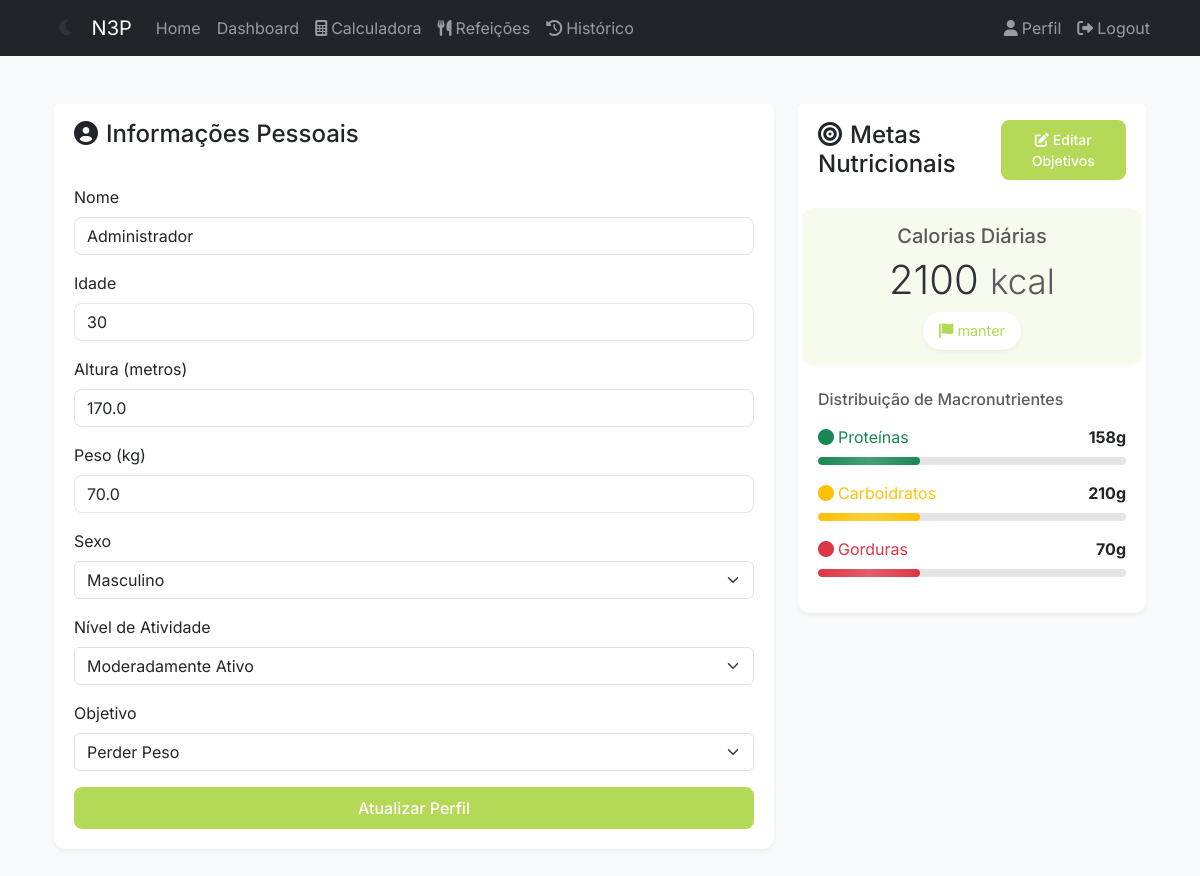
Before: /auth/profile (signed in) with the older database file.
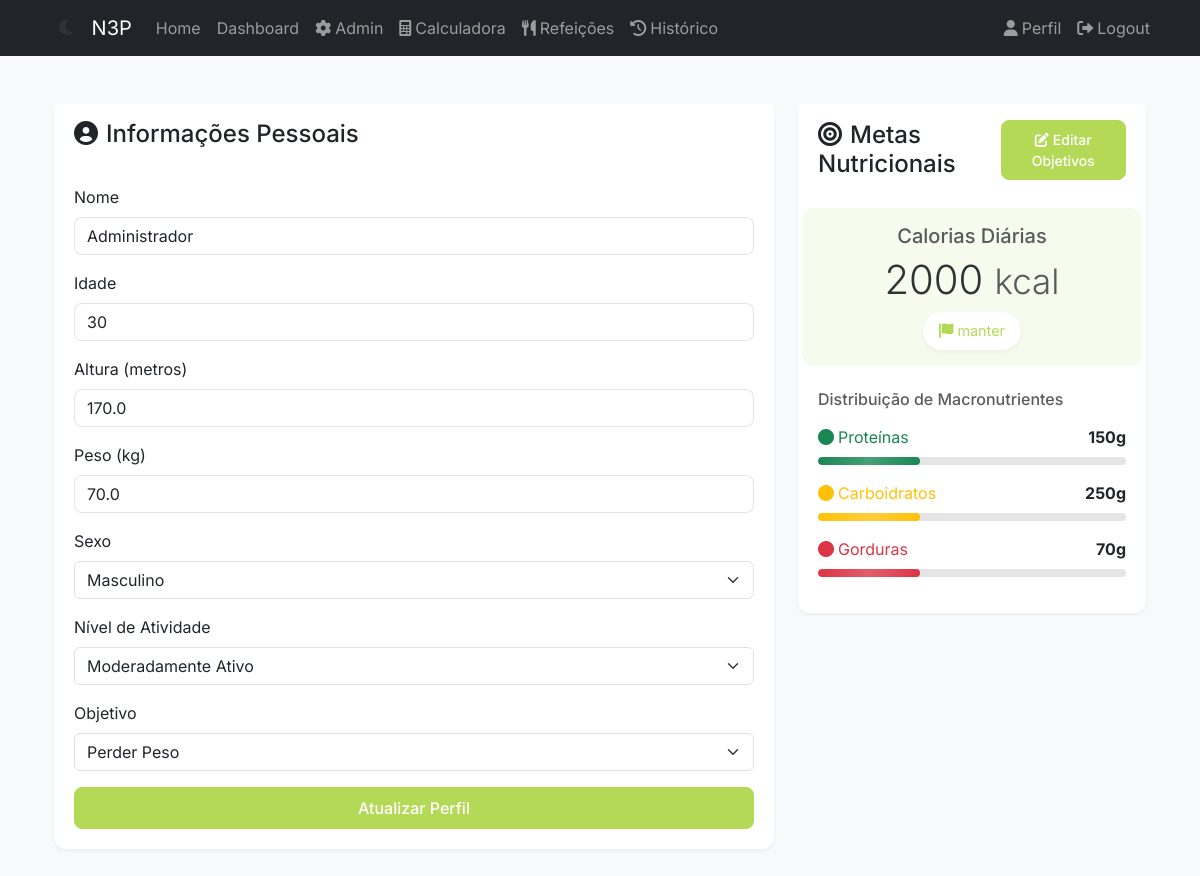
After: the same page with the newer database file.
### app/models/user.py (models this page shows, shortened)
class User(UserMixin, db.Model):
    __tablename__ = "users"
    id = db.Column(db.Integer, primary_key=True)
    username = db.Column(db.String(80), unique=True, nullable=False)
    email = db.Column(db.String(120), unique=True, nullable=False)
    password_hash = db.Column(db.String(128))
    created_at = db.Column(db.DateTime, default=datetime.utcnow)
    updated_at = db.Column(db.DateTime, default=datetime.utcnow, onupdate=datetime.utcnow)
    nome = db.Column(db.String(100), nullable=False)
    idade = db.Column(db.Integer, nullable=False)
    altura = db.Column(db.Float, nullable=False)  # altura em metros
    peso = db.Column(db.Float, nullable=False)  # peso em kg
    sexo = db.Column(
        db.String(1), nullable=False
    )  # 'M' para masculino, 'F' para feminino
    fator_atividade = db.Column(db.String(20), nullable=False)
    objetivo = db.Column(db.String(50), nullable=False)
    admin = db.Column(db.Boolean, nullable=False, default=False)
    calories_goal = db.Column(db.Float, nullable=True)
    proteins_goal = db.Column(db.Float, nullable=True)
    carbs_goal = db.Column(db.Float, nullable=True)
    fats_goal = db.Column(db.Float, nullable=True)
    diets = db.relationship("Diet", lazy=True)
    def get_objetivo_display(self):
        objetivo_names = {
            "perder_peso": "Perder Peso",
            "manter_peso": "Manter Peso",
            "ganhar_peso": "Ganhar Peso",
            "ganhar_massa": "Ganhar Massa",
        }
        return objetivo_names.get(self.objetivo, self.objetivo)

### app/blueprints/auth/routes.py (the view, shortened to what this page needs)
@bp.route("/profile", methods=["GET", "POST"])
@login_required
def profile():
    form = EditProfileForm(obj=current_user)
    user_goals = type(
        "UserGoals",
        (),
        {
            "calories": current_user.calories_goal or 0,
            "proteins": current_user.proteins_goal or 0,
            "carbs": current_user.carbs_goal or 0,
            "fats": current_user.fats_goal or 0,
        },
    )
    return render_template(
        "auth/profile.html",
        title="Editar Perfil",
        form=form,
        user_goals=user_goals,
        user=current_user,
    )

### app/forms/auth.py
class EditProfileForm(FlaskForm):
    nome = StringField("Nome", validators=[DataRequired(), Length(max=100)])
    idade = IntegerField(
        "Idade", validators=[DataRequired(), NumberRange(min=15, max=100)]
    )
    altura = FloatField(
        "Altura (metros)", validators=[DataRequired(), NumberRange(min=1.0, max=2.5)]
    )
    peso = FloatField(
        "Peso (kg)", validators=[DataRequired(), NumberRange(min=30, max=300)]
    )
    sexo = SelectField(
        "Sexo", choices=list(GENDER_CHOICES.items()), validators=[DataRequired()]
    )
    fator_atividade = SelectField(
        "Nível de Atividade",
        choices=list(ACTIVITY_DISPLAY.items()),
        validators=[DataRequired()],
    )
    objetivo = SelectField(
        "Objetivo", choices=list(OBJECTIVE_DISPLAY.items()), validators=[DataRequired()]
    )
    submit = SubmitField("Atualizar Perfil")

### app/templates/auth/profile.html (shortened to what the changed rows need)
{% extends "base.html" %} {% from "macros/forms.html" import render_form %}  {% block content %}
<div class="container py-4">
  <div class="row justify-content-center">
    <div class="col-md-8">
      <div class="card profile-card mb-4">
        <div class="card-body">
          <form
            method="POST"
            action="{{ url_for('auth.profile') }}"
            id="profileForm"
          >
            <div class="mb-3">
              {{ form.nome.label(class="form-label") }} {{
              form.nome(class="form-control") }}
            </div>
            <div class="mb-3">
              {{ form.idade.label(class="form-label") }} {{
              form.idade(class="form-control") }}
            </div>
            <div class="mb-3">
              {{ form.altura.label(class="form-label") }} {{
              form.altura(class="form-control", step="0.01", id="altura",
              pattern="[0-9]*[.,]?[0-9]*", inputmode="decimal") }}
            </div>
            <div class="mb-3">
              {{ form.peso.label(class="form-label") }} {{
              form.peso(class="form-control", step="0.1", id="peso",
              pattern="[0-9]*[.,]?[0-9]*", inputmode="decimal") }}
            </div>
            <div class="mb-3">
              {{ form.sexo.label(class="form-label") }} {{
              form.sexo(class="form-select") }}
            </div>
            <div class="mb-3">
              {{ form.fator_atividade.label(class="form-label") }} {{
              form.fator_atividade(class="form-select") }}
            </div>
            <div class="mb-3">
              {{ form.objetivo.label(class="form-label") }} {{
              form.objetivo(class="form-select") }}
            </div>
          </form>
        </div>
      </div>
    </div>
    <div class="col-md-4">
      <div class="card goals-card">
        <div class="card-body">
          <div class="calories-goal mb-4">
            <h5 class="text-muted mb-2">Calorias Diárias</h5>
            <h2 class="display-6 mb-2">
              <span>{{ user_goals.calories|int }}</span>
              <small class="text-muted">kcal</small>
            </h2>
            <div class="goal-badge">
              <i class="fas fa-flag me-1"></i>{{ user.get_objetivo_display() }}
            </div>
          </div>
          <div class="macros-distribution">
            {% for macro, label, value, color in [ ('proteins', 'Proteínas',
            user_goals.proteins, 'success'), ('carbs', 'Carboidratos',
            user_goals.carbs, 'warning'), ('fats', 'Gorduras', user_goals.fats,
            'danger') ] %}
            <div class="macro-bar mb-3">
              <div
                class="d-flex justify-content-between align-items-center mb-1"
              >
                <span class="text-{{ color }}"
                  ><i class="fas fa-circle me-1"></i>{{ label }}</span
                >
                <span class="fw-bold">{{ value|int }}g</span>
              </div>
              <div class="progress">
                <div
                  class="progress-bar bg-{{ color }}"
                  style="width: 33%"
                ></div>
              </div>
            </div>
            {% endfor %}
          </div>
        </div>
      </div>
    </div>
  </div>
</div>
{% endblock %} {% block extra_css %}
<link
  rel="stylesheet"
  href="{{ url_for('static', filename='css/auth.css') }}"
/>
{% endblock %}

Changed rows visible on the page:
changed User "manter": admin False → True (drawn); calories "2100" → "2000"; proteins_goal "158" → "150"; carbs_goal "210" → "250"
Other visible differences:
text now shown: "Admin"
